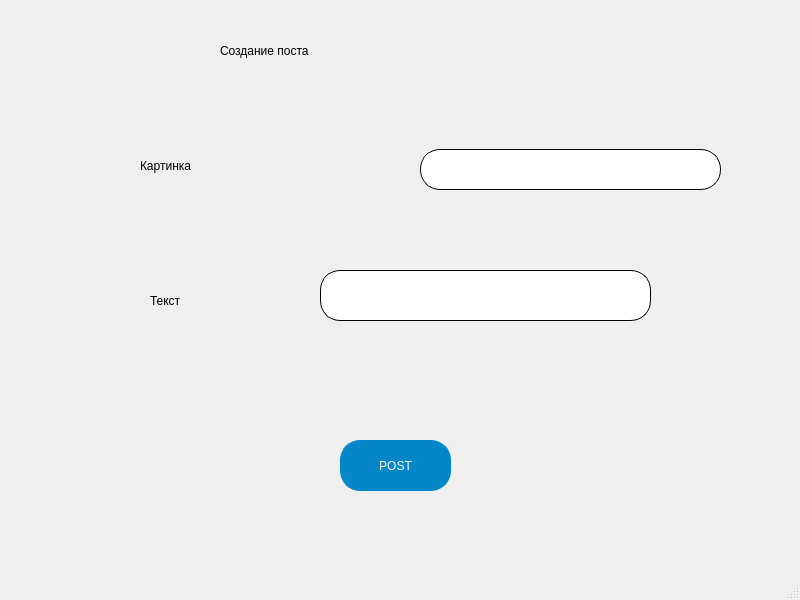
<?xml version="1.0" encoding="UTF-8"?>
<ui version="4.0">
 <class>MainWindow</class>
 <widget class="QMainWindow" name="MainWindow">
  <property name="geometry">
   <rect>
    <x>0</x>
    <y>0</y>
    <width>800</width>
    <height>600</height>
   </rect>
  </property>
  <property name="windowTitle">
   <string>MainWindow</string>
  </property>
  <widget class="QWidget" name="centralwidget">
   <widget class="QPushButton" name="post_btn">
    <property name="geometry">
     <rect>
      <x>340</x>
      <y>440</y>
      <width>111</width>
      <height>51</height>
     </rect>
    </property>
    <property name="styleSheet">
     <string notr="true">font: 12px &quot;Comfortaa&quot;;
background-color: rgb(3, 135, 201);
color: rgb(255, 255, 255);
border: 1px solid rgb(3, 135, 201);
border-radius: 20px;</string>
    </property>
    <property name="text">
     <string>POST</string>
    </property>
   </widget>
   <widget class="QLabel" name="label">
    <property name="geometry">
     <rect>
      <x>140</x>
      <y>140</y>
      <width>161</width>
      <height>51</height>
     </rect>
    </property>
    <property name="styleSheet">
     <string notr="true">font: 18pt &quot;Comfortaa&quot;;
</string>
    </property>
    <property name="text">
     <string>Картинка</string>
    </property>
   </widget>
   <widget class="QPushButton" name="image_button">
    <property name="geometry">
     <rect>
      <x>350</x>
      <y>150</y>
      <width>30</width>
      <height>30</height>
     </rect>
    </property>
    <property name="cursor">
     <cursorShape>PointingHandCursor</cursorShape>
    </property>
    <property name="styleSheet">
     <string notr="true">border: 0px;</string>
    </property>
    <property name="text">
     <string/>
    </property>
   </widget>
   <widget class="QLineEdit" name="commentedit">
    <property name="geometry">
     <rect>
      <x>320</x>
      <y>270</y>
      <width>331</width>
      <height>51</height>
     </rect>
    </property>
    <property name="styleSheet">
     <string notr="true">font: 14px &quot;Comfortaa&quot;;
border: 1px solid black;
border-radius: 20px;</string>
    </property>
   </widget>
   <widget class="QLabel" name="label_2">
    <property name="geometry">
     <rect>
      <x>150</x>
      <y>280</y>
      <width>121</width>
      <height>41</height>
     </rect>
    </property>
    <property name="styleSheet">
     <string notr="true">font: 18pt &quot;Comfortaa&quot;;</string>
    </property>
    <property name="text">
     <string>Текст</string>
    </property>
   </widget>
   <widget class="QLabel" name="label_3">
    <property name="geometry">
     <rect>
      <x>220</x>
      <y>20</y>
      <width>311</width>
      <height>61</height>
     </rect>
    </property>
    <property name="styleSheet">
     <string notr="true">font: 20pt &quot;Comfortaa&quot;;
</string>
    </property>
    <property name="text">
     <string>Создание поста</string>
    </property>
   </widget>
   <widget class="QLineEdit" name="imageline">
    <property name="geometry">
     <rect>
      <x>420</x>
      <y>149</y>
      <width>301</width>
      <height>41</height>
     </rect>
    </property>
    <property name="styleSheet">
     <string notr="true">font: 14px &quot;Comfortaa&quot;;
border: 1px solid black;
border-radius: 20px;</string>
    </property>
   </widget>
   <widget class="QLabel" name="error">
    <property name="geometry">
     <rect>
      <x>300</x>
      <y>510</y>
      <width>201</width>
      <height>31</height>
     </rect>
    </property>
    <property name="text">
     <string/>
    </property>
   </widget>
  </widget>
  <widget class="QMenuBar" name="menubar">
   <property name="geometry">
    <rect>
     <x>0</x>
     <y>0</y>
     <width>800</width>
     <height>21</height>
    </rect>
   </property>
  </widget>
  <widget class="QStatusBar" name="statusbar"/>
 </widget>
 <resources/>
 <connections/>
</ui>
